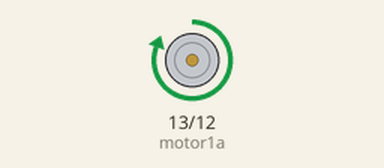
This program was run on a simulated ESP32 board running MicroPython. Shown: motor-driver pin pairs drawn as motors (green arrow = first pin HIGH = forward, orange = second pin HIGH = backward, longer = more drive).

Above: at 2.5 s.
At 6.0 s:
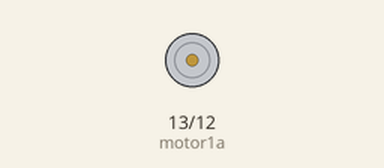
Timing chart, 0 to 9.1 s (numbered marks = the images above):
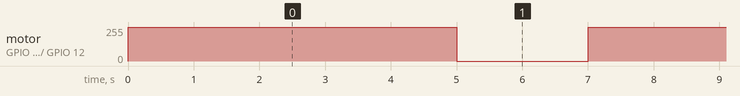

Measured:
- by itself, motor on GPIO 13 (motor1a) / GPIO 12 (motor1b): alternates forward 255/255 for 5.0 s and stopped for 2.0 s

The program:

extra1_one_way.py
```python
from machine import Pin
import time

motor1a = Pin(13, Pin.OUT)                # IN+ 쪽
motor1b = Pin(12, Pin.OUT)                # IN- 쪽


def forward():                            # 앞으로
    motor1a.value(1)                      # 한쪽은 HIGH
    motor1b.value(0)                      # 다른 쪽은 LOW


def backward():                           # 뒤로 — 두 값을 서로 바꿈
    motor1a.value(0)
    motor1b.value(1)


def stop():                               # 정지 — 둘 다 0
    motor1a.value(0)
    motor1b.value(0)


def test():
    forward()                             # 뒤로 도는 부분을 지웠습니다
    time.sleep(5)
    stop()
    time.sleep(2)


while True:
    test()
```
